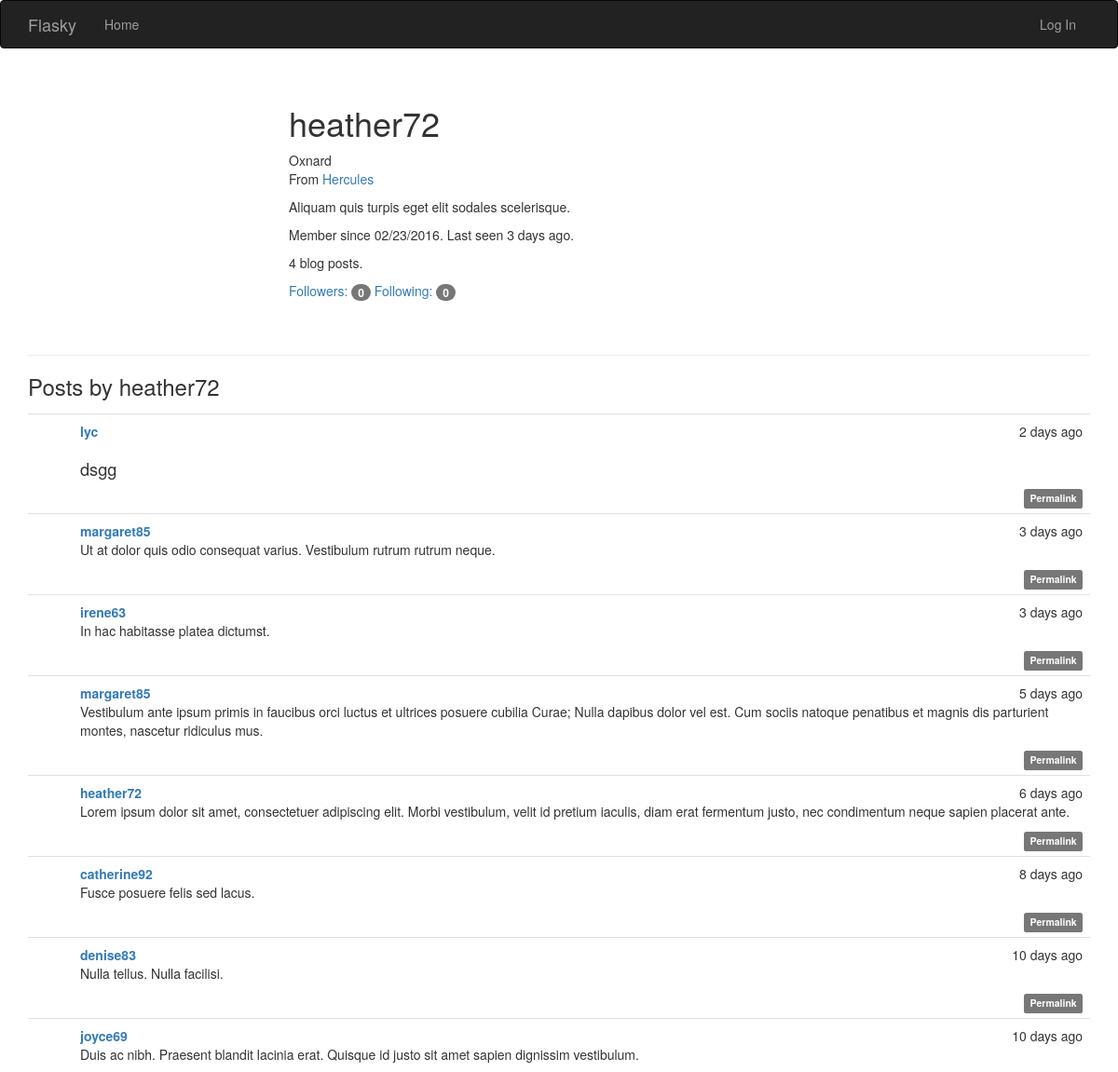
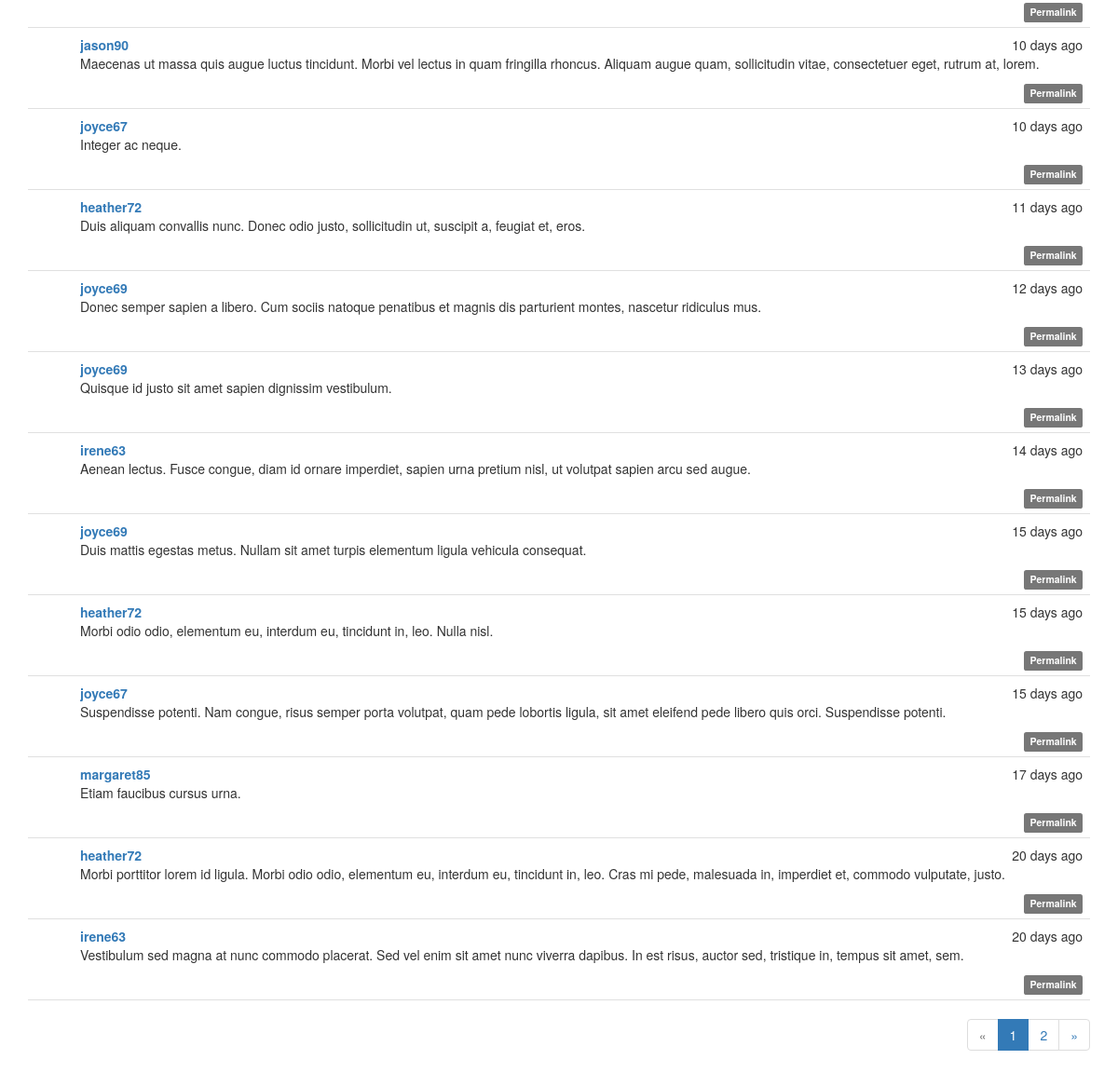
/user/heather72, run on the app's committed database (2 pictures, top to bottom).
### app/models.py (models this page shows, shortened)
class User(UserMixin, db.Model):
	__tablename__ = 'users'
	id = db.Column(db.Integer, primary_key=True)
	username = db.Column(db.String(64), unique=True, index=True)
	role_id = db.Column(db.Integer, db.ForeignKey('roles.id'))
	password_hash = db.Column(db.String(128))
	email = db.Column(db.String(64), unique = True, index = True)
	confirmed = db.Column(db.Boolean, default = False)
	name = db.Column(db.String(64))
	location = db.Column(db.String(64))
	about_me = db.Column(db.Text())
	member_since = db.Column(db.DateTime(), default = datetime.utcnow)
	last_seen = db.Column(db.DateTime(), default = datetime.utcnow)
	posts = db.relationship('Post', backref = 'author', lazy = 'dynamic')
	followed = db.relationship('Follow',
								foreign_keys = [Follow.follower_id],
								backref = db.backref('follower', lazy = 'joined'),
								lazy = 'dynamic',
								cascade = 'all, delete-orphan')
	followers = db.relationship('Follow',
								foreign_keys = [Follow.followed_id],
								backref = db.backref('followed', lazy = 'joined'),
								lazy = 'dynamic',
								cascade = 'all, delete-orphan')
	comments = db.relationship('Comment', backref = 'author', lazy = 'dynamic')
	@property
	def password(self):
		raise AttributeError('password is not a readable attribute')

class Post(db.Model):
	__tablename__ = 'posts'
	id = db.Column(db.Integer, primary_key = True)
	body = db.Column(db.Text)
	timestamp = db.Column(db.DateTime, index = True, default = datetime.utcnow)
	author_id = db.Column(db.Integer, db.ForeignKey('users.id'))
	body_html = db.Column(db.Text)
	comments = db.relationship('Comment', backref = 'post', lazy = 'dynamic')

### app/main/views.py (the view)
@main.route('/user/<username>')
def user(username):
	user = User.query.filter_by(username = username).first()
	if user is None:
		abort(404)
	page = request.args.get('page', 1, type = int)
	pagination = Post.query.order_by(Post.timestamp.desc()).paginate(
		page, per_page = current_app.config['FLASKY_POSTS_PER_PAGE'],
		error_out = False)
	posts = pagination.items
	return render_template('user.html', user = user, posts = posts, pagination = pagination)

### app/auth/views.py (called while the page is built)
@auth.before_app_request
def before_request():
	if current_user.is_authenticated:
		current_user.ping()
		if not current_user.confirmed\
				and request.endpoint[:5] != 'auth.'\
				and request.endpoint != 'static':
			return redirect(url_for('auth.unconfirmed'))

### app/main/__init__.py (called while the page is built)
@main.app_context_processor
def inject_permission():
	return dict(Permission = Permission)

### app/models.py (called while the page is built)
	def can(self, permissions):
		return False

	def is_administrator(self):
		return False

### app/templates/user.html (shortened to what this page needs)
{% extends "base.html" %}
{% import "_macros.html" as macros %}
{% block page_content %}
<div class="page-header">
    <div class="profile-header">
        <h1>{{ user.username }}</h1>
        {% if user.name or user.location %}
        <p>
            {% if user.name %}{{ user.name }}<br>{% endif %}
            {% if user.location %}
                From <a href="http://maps.google.com/?q={{ user.location }}">{{ user.location }}</a><br>
            {% endif %}
        </p>
        {% endif %}
        {% if user.about_me %}<p>{{ user.about_me }}</p>{% endif %}
        <p>Member since {{ moment(user.member_since).format('L') }}. Last seen {{ moment(user.last_seen).fromNow() }}.</p>
        <p>{{ user.posts.count() }} blog posts.</p>
        <p>
            <a href="{{ url_for('.followers', username=user.username) }}">Followers: <span class="badge">{{ user.followers.count() - 1 }}</span></a>
            <a href="{{ url_for('.followed_by', username=user.username) }}">Following: <span class="badge">{{ user.followed.count() - 1 }}</span></a>
        </p>
    </div>
</div>
<h3>Posts by {{ user.username }}</h3>
{% include '_posts.html' %}
{% if pagination %}
<div class="pagination">
    {{ macros.pagination_widget(pagination, '.user', username=user.username) }}
</div>
{% endif %}
{% endblock %}

### app/templates/_posts.html (shortened to what this page needs)
<ul class="posts">
	{% for post in posts %}
	<li class="post">
		<div class="post-content">
			<div class="post-date">{{ moment(post.timestamp).fromNow() }}</div>
			<div class="post-author"><a href="{{ url_for('.user', username=post.author.username) }}">{{ post.author.username }}</a></div>
			<div class="post-body">
				{% if post.body_html %}
					{{ post.body_html | safe }}
				{% else %}
					{{ post.body }}
				{% endif %}
			</div>
			<div class = "post-footer">
				<a href = "{{ url_for('.post', id = post.id) }}">
					<span class = "label label-default">Permalink</span>
				</a>
			</div>
		</div>
	</li>
	{% endfor %}
</ul>

### app/static/styles.css (style rules this page uses)
.profile-header { min-height: 260px; margin-left: 280px; }
ul.posts { list-style-type: none; padding: 0px; margin: 16px 0px 0px 0px; border-top: 1px solid #e0e0e0; }
ul.posts li.post { padding: 8px; border-bottom: 1px solid #e0e0e0; }
div.post-date { float: right; }
div.post-author { font-weight: bold; }
div.post-content { margin-left: 48px; min-height: 48px; }
div.post-footer { text-align: right; }
div.pagination { width: 100%; text-align: right; padding: 0px; margin: 0px; }
.post-body h2 { font-size: 130%; }

### data on the page
User: username "heather72", name "Oxnard", location "Hercules", about_me "Aliquam quis turpis eget elit sodales scelerisque.", member_since "02/23/2016", last_seen "3 days ago"
Post: timestamp "2 days ago", author.username "lyc", body_html "dsgg"
Post: timestamp "3 days ago", author.username "margaret85", body_html "Ut at dolor quis odio consequat varius. Vestibulum rutrum rutrum neque."
Post: timestamp "3 days ago", author.username "irene63", body_html "In hac habitasse platea dictumst."
Post: timestamp "5 days ago", author.username "margaret85", body_html "Vestibulum ante ipsum primis in faucibus orci luctus et ultrices posuere cubilia Curae; Nulla dapibus dolor vel est. Cum sociis natoque penatibus et magnis dis parturient montes, nascetur ridiculus mus."
Post: timestamp "6 days ago", author.username "heather72", body_html "Lorem ipsum dolor sit amet, consectetuer adipiscing elit. Morbi vestibulum, velit id pretium iaculis, diam erat fermentum justo, nec condimentum neque sapien placerat ante."
Post: timestamp "8 days ago", author.username "catherine92", body_html "Fusce posuere felis sed lacus."
Post: timestamp "10 days ago", author.username "denise83", body_html "Nulla tellus. Nulla facilisi."
Post: timestamp "10 days ago", author.username "joyce69", body_html "Duis ac nibh. Praesent blandit lacinia erat. Quisque id justo sit amet sapien dignissim vestibulum."
Post: timestamp "10 days ago", author.username "jason90", body_html "Maecenas ut massa quis augue luctus tincidunt. Morbi vel lectus in quam fringilla rhoncus. Aliquam augue quam, sollicitudin vitae, consectetuer eget, rutrum at, lorem."
Post: timestamp "10 days ago", author.username "joyce67", body_html "Integer ac neque."
Post: timestamp "11 days ago", author.username "heather72", body_html "Duis aliquam convallis nunc. Donec odio justo, sollicitudin ut, suscipit a, feugiat et, eros."
Post: timestamp "12 days ago", author.username "joyce69", body_html "Donec semper sapien a libero. Cum sociis natoque penatibus et magnis dis parturient montes, nascetur ridiculus mus."
Post: timestamp "13 days ago", author.username "joyce69", body_html "Quisque id justo sit amet sapien dignissim vestibulum."
Post: timestamp "14 days ago", author.username "irene63", body_html "Aenean lectus. Fusce congue, diam id ornare imperdiet, sapien urna pretium nisl, ut volutpat sapien arcu sed augue."
Post: timestamp "15 days ago", author.username "joyce69", body_html "Duis mattis egestas metus. Nullam sit amet turpis elementum ligula vehicula consequat."
Post: timestamp "15 days ago", author.username "heather72", body_html "Morbi odio odio, elementum eu, interdum eu, tincidunt in, leo. Nulla nisl."
Post: timestamp "15 days ago", author.username "joyce67", body_html "Suspendisse potenti. Nam congue, risus semper porta volutpat, quam pede lobortis ligula, sit amet eleifend pede libero quis orci. Suspendisse potenti."
Post: timestamp "17 days ago", author.username "margaret85", body_html "Etiam faucibus cursus urna."
Post: timestamp "20 days ago", author.username "heather72", body_html "Morbi porttitor lorem id ligula. Morbi odio odio, elementum eu, interdum eu, tincidunt in, leo. Cras mi pede, malesuada in, imperdiet et, commodo vulputate, justo."
Post: timestamp "20 days ago", author.username "irene63", body_html "Vestibulum sed magna at nunc commodo placerat. Sed vel enim sit amet nunc viverra dapibus. In est risus, auctor sed, tristique in, tempus sit amet, sem."

### other printed values
{{ user.posts.count() }} "4"
{{ user.followers.count() - 1 }} "0"
{{ user.followed.count() - 1 }} "0"
{{ p }} "1"
{{ p }} "2"
